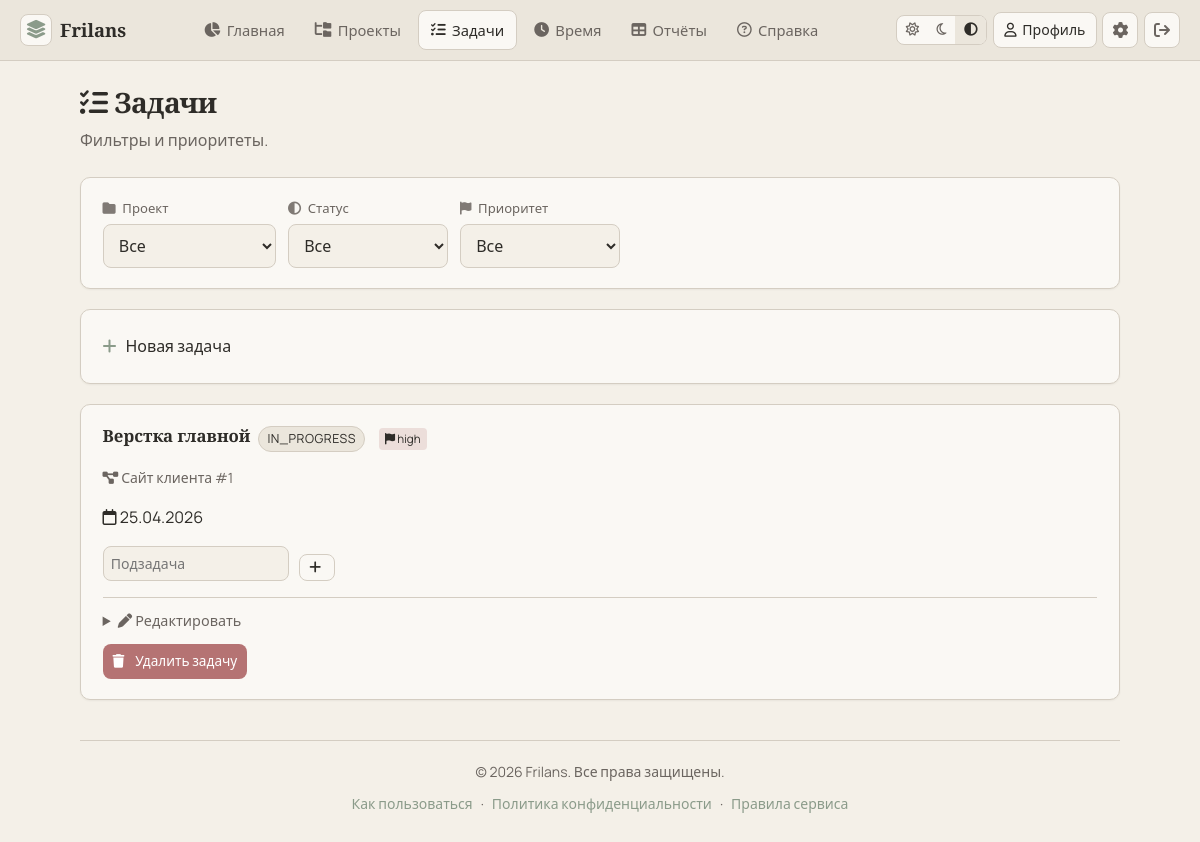
Page /tasks (signed in) on the committed database.
### app/models.py (models this page shows)
class Task(Base):
    __tablename__ = "tasks"
    id: Mapped[int] = mapped_column(Integer, primary_key=True, autoincrement=True)
    project_id: Mapped[int] = mapped_column(ForeignKey("projects.id", ondelete="CASCADE"), index=True)
    title: Mapped[str] = mapped_column(String(500))
    status: Mapped[str] = mapped_column(String(32), default=TaskStatus.open.value)
    priority: Mapped[str] = mapped_column(String(16), default=TaskPriority.medium.value)
    deadline: Mapped[date | None] = mapped_column(Date, nullable=True)
    estimated_hours: Mapped[float | None] = mapped_column(Float, nullable=True)
    project: Mapped["Project"] = relationship(back_populates="tasks")
    time_entries: Mapped[list["TimeEntry"]] = relationship(back_populates="task", cascade="all, delete-orphan")
    subtasks: Mapped[list["Subtask"]] = relationship(back_populates="task", cascade="all, delete-orphan")
    tags: Mapped[list["Tag"]] = relationship(secondary=task_tags, back_populates="tasks")

class Project(Base):
    __tablename__ = "projects"
    id: Mapped[int] = mapped_column(Integer, primary_key=True, autoincrement=True)
    user_id: Mapped[int] = mapped_column(ForeignKey("users.id", ondelete="CASCADE"), index=True)
    name: Mapped[str] = mapped_column(String(255))
    description: Mapped[str] = mapped_column(Text, default="")
    payment_type: Mapped[str] = mapped_column(String(16), default=PaymentType.hourly.value)
    hourly_rate: Mapped[float | None] = mapped_column(Float, nullable=True)
    fixed_amount: Mapped[float | None] = mapped_column(Float, nullable=True)
    client_name: Mapped[str] = mapped_column(String(255), default="")
    status: Mapped[str] = mapped_column(String(32), default=ProjectStatus.active.value)
    completed_at: Mapped[datetime | None] = mapped_column(DateTime, nullable=True)
    earned_total_snapshot: Mapped[float | None] = mapped_column(Float, nullable=True)
    user: Mapped["User"] = relationship(back_populates="projects")
    tasks: Mapped[list["Task"]] = relationship(back_populates="project", cascade="all, delete-orphan")

class User(Base):
    __tablename__ = "users"
    id: Mapped[int] = mapped_column(Integer, primary_key=True, autoincrement=True)
    email: Mapped[str] = mapped_column(String(255), unique=True, index=True)
    hashed_password: Mapped[str] = mapped_column(String(255))
    email_verified: Mapped[bool] = mapped_column(Boolean, default=False)
    verification_token: Mapped[str | None] = mapped_column(String(64), nullable=True, index=True)
    verification_expires_at: Mapped[datetime | None] = mapped_column(DateTime, nullable=True)
    currency: Mapped[str] = mapped_column(String(8), default="RUB")
    date_format: Mapped[str] = mapped_column(String(32), default="DD.MM.YYYY")
    theme: Mapped[str] = mapped_column(String(16), default=ThemePreference.system.value)
    is_admin: Mapped[bool] = mapped_column(Boolean, default=False)
    is_blocked: Mapped[bool] = mapped_column(Boolean, default=False)
    created_at: Mapped[datetime] = mapped_column(DateTime, default=datetime.utcnow)
    projects: Mapped[list["Project"]] = relationship(back_populates="user", cascade="all, delete-orphan")
    tags: Mapped[list["Tag"]] = relationship(back_populates="user", cascade="all, delete-orphan")

### app/main.py (the view)
@app.get("/tasks", response_class=HTMLResponse)
async def tasks_list(
    request: Request,
    db: Annotated[Session, Depends(get_db)],
    project_id: Annotated[int | None, Query()] = None,
    status_f: Annotated[str | None, Query(alias="status")] = None,
    priority: Annotated[str | None, Query()] = None,
):
    user = require_user(request, db)
    q = (
        select(Task)
        .join(Project)
        .where(Project.user_id == user.id)
        .options(joinedload(Task.project), joinedload(Task.tags), joinedload(Task.subtasks))
    )
    if project_id:
        q = q.where(Task.project_id == project_id)
    if status_f:
        q = q.where(Task.status == status_f)
    if priority:
        q = q.where(Task.priority == priority)
    tasks = db.execute(q.order_by(Task.deadline.is_(None), Task.deadline, Task.title)).scalars().unique().all()
    projects = db.execute(select(Project).where(Project.user_id == user.id).order_by(Project.name)).scalars().all()
    all_tags = db.execute(select(Tag).where(Tag.user_id == user.id).order_by(Tag.name)).scalars().all()
    return templates.TemplateResponse(
        "tasks.html",
        {
            "request": request,
            "user": user,
            "tasks": tasks,
            "projects": projects,
            "all_tags": all_tags,
            "filter_project": project_id,
            "filter_status": status_f,
            "filter_priority": priority,
            "flash": pop_flash(request),
            "title": "Задачи",
            "nav": "tasks",
            "TaskStatus": TaskStatus,
            "TaskPriority": TaskPriority,
        },
    )

### templates/tasks.html (shortened to what this page needs)
{% extends "base.html" %}
{% block content %}
<div class="page-head">
  <h1 class="h1"><i class="fa-solid fa-list-check" aria-hidden="true"></i> Задачи</h1>
  <p class="lede muted">Фильтры и приоритеты.</p>
</div>
<form method="get" action="/tasks" class="card filters-bar">
  <div class="filters-bar__row">
    <label class="field field--compact">
      <span class="field__label"><i class="fa-solid fa-folder" aria-hidden="true"></i> Проект</span>
      <select name="project_id" class="input" onchange="this.form.submit()">
        <option value="">Все</option>
      </select>
    </label>
    <label class="field field--compact">
      <span class="field__label"><i class="fa-solid fa-circle-half-stroke" aria-hidden="true"></i> Статус</span>
      <select name="status" class="input" onchange="this.form.submit()">
        <option value="">Все</option>
      </select>
    </label>
    <label class="field field--compact">
      <span class="field__label"><i class="fa-solid fa-flag" aria-hidden="true"></i> Приоритет</span>
      <select name="priority" class="input" onchange="this.form.submit()">
        <option value="">Все</option>
      </select>
    </label>
  </div>
</form>
<details class="card card--openable">
  <summary class="card__summary"><i class="fa-solid fa-plus" aria-hidden="true"></i> Новая задача</summary>
</details>
{% for t in tasks %}
<article class="card task-card">
  <header class="task-card__head">
    <h2 class="h3">{{ t.title }}</h2>
    <span class="pill pill--{{ t.status }}">{{ t.status }}</span>
    <span class="badge badge--{{ t.priority }}"><i class="fa-solid fa-flag" aria-hidden="true"></i> {{ t.priority }}</span>
  </header>
  <p class="muted small"><i class="fa-solid fa-diagram-project" aria-hidden="true"></i> {{ t.project.name }}</p>
  {% if t.deadline %}
  <p class="task-meta"><i class="fa-regular fa-calendar" aria-hidden="true"></i> {{ format_date_user(t.deadline, user.date_format) }}</p>
  {% endif %}
  <form method="post" action="/tasks/{{ t.id }}/subtask" class="form-inline subtask-add">
    <input type="text" name="title" class="input input--sm" placeholder="Подзадача" required>
    <button type="submit" class="btn btn--ghost btn--sm"><i class="fa-solid fa-plus" aria-hidden="true"></i></button>
  </form>
  <details class="task-edit">
    <summary><i class="fa-solid fa-pen" aria-hidden="true"></i> Редактировать</summary>
  </details>
  <form method="post" action="/tasks/{{ t.id }}/delete" onsubmit="return confirm('Удалить задачу?');" class="task-delete-form">
    <button type="submit" class="btn btn--danger btn--sm"><i class="fa-solid fa-trash" aria-hidden="true"></i> Удалить задачу</button>
  </form>
</article>
{% else %}
<p class="muted card">Нет задач по фильтру.</p>
{% endfor %}
{% endblock %}

### static/css/app.css (style rules this page uses)
:root { color-scheme: light; --font-sans: "Manrope", system-ui, sans-serif; --font-serif: "Spectral", Georgia, serif; --paper: #f4f0e8; --paper2: #ebe6dc; --ink: #2e2c28; --muted: #6b6560; --line: #d4cdc2; --accent: #8b9b8a; --accent2: #b89f91; --warn: #c9a66b; --danger: #b57373; --card: #faf8f4; --shadow: rgba(46, 44, 40, 0.06); --radius: 10px; --ease: cubic-bezier(0.33, 1, 0.68, 1); }
@media (prefers-color-scheme: light) { [data-theme="system"] { color-scheme: light; } }
*, *::before, *::after { box-sizing: border-box; }
html { scroll-behavior: smooth; }
body { margin: 0; font-family: var(--font-sans); font-size: 1rem; line-height: 1.55; color: var(--ink); background: var(--paper); min-height: 100vh; text-rendering: optimizeLegibility; -webkit-font-smoothing: antialiased; }
.h1, .h2, .h3 { font-family: var(--font-serif); font-weight: 600; line-height: 1.25; margin: 0 0 0.5rem; }
.h1 { font-size: 1.75rem; letter-spacing: -0.02em; }
.h3 { font-size: 1.05rem; }
.lede { font-size: 1rem; margin: 0; }
.muted { color: var(--muted); }
.small { font-size: 0.875rem; }
.auth-links i, .field__label i, .btn i, .top-nav__link i, .user-chip i, .icon-btn i { margin-right: 0.28rem; }
.page-head { margin-bottom: 1.5rem; }
.card { background: var(--card); border: 1px solid var(--line); border-radius: var(--radius); padding: 1.25rem 1.35rem; margin-bottom: 1.25rem; box-shadow: 0 1px 2px var(--shadow); }
.card--openable summary { cursor: pointer; font-weight: 500; list-style: none; }
.card__summary { padding: 0.25rem 0; }
.card__summary i { margin-right: 0.35rem; color: var(--accent); }
.field { display: flex; flex-direction: column; gap: 0.35rem; }
.field__label { font-size: 0.82rem; color: var(--muted); }
.field__label i { margin-right: 0.25rem; opacity: 0.85; }
.input { font: inherit; padding: 0.55rem 0.7rem; min-height: 2.75rem; border: 1px solid var(--line); border-radius: 8px; background: var(--paper); color: var(--ink); }
.input--sm { padding: 0.35rem 0.45rem; font-size: 0.88rem; min-height: 2rem; }
.btn { display: inline-flex; align-items: center; justify-content: center; gap: 0.4rem; padding: 0.55rem 1rem; font: inherit; font-size: 0.95rem; border-radius: 8px; border: 1px solid transparent; cursor: pointer; text-decoration: none; transition: background 0.2s, border-color 0.2s, color 0.2s; }
.btn--ghost { background: transparent; border-color: var(--line); color: var(--ink); }
.btn--danger { background: var(--danger); color: #fff; }
.btn--sm { padding: 0.35rem 0.55rem; font-size: 0.85rem; }
.form-inline { display: flex; flex-wrap: wrap; gap: 0.65rem; align-items: flex-end; }
.pill { display: inline-block; padding: 0.15rem 0.5rem; border-radius: 999px; font-size: 0.78rem; text-transform: uppercase; letter-spacing: 0.04em; background: var(--paper2); border: 1px solid var(--line); }
.badge { font-size: 0.72rem; padding: 0.1rem 0.4rem; border-radius: 4px; margin-left: 0.35rem; }
.badge--high { background: rgba(181, 115, 115, 0.2); }
.task-card { margin-bottom: 1rem; }
.task-card__head { display: flex; flex-wrap: wrap; align-items: center; gap: 0.5rem; }
.subtask-add { margin-top: 0.5rem; }
.task-edit { margin-top: 1rem; padding-top: 0.75rem; border-top: 1px solid var(--line); }
.task-edit summary { cursor: pointer; color: var(--muted); font-size: 0.9rem; }
.task-delete-form { margin-top: 0.75rem; }
.filters-bar__row { display: flex; flex-wrap: wrap; gap: 0.75rem; }
.field--compact .input { min-width: 10rem; }

### rows in the picture
Task: title "Верстка главной", status "IN_PROGRESS", priority "high", project.name "Сайт клиента #1", deadline.date_format "25.04.2026"
